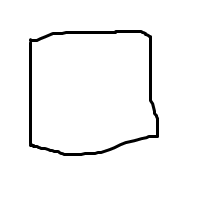
#> input picture Lab 2 - Classification Methods/images/rectangle/rec2.png, 200 x 200 px; its folder holds only this picture in this run
$ jupyter execute --allow-errors 'Lab 2 - Classification Methods - Student.ipynb'   (shell and % lines are left out)
#> lines starting #> are read from the running program, lines starting #| are printed output that depends on the picture; after the words box and inside, x2 and y2 are one past the last pixel; in counts of white or black regions, pixels touching at a corner belong together
# Classification Methods
In this lab, it is required to identify between different hand-drawn shapes; such as rectangles, circles, triangles, ellipses, polygons, etc.

We will start our first lab in this course by understanding the main pipeline of any machine learning project:

**Important Note:** **Read all the code and fill the required functions in the 'utils' notebook as you go.**

[cell 1]
#Always make all imports in the first cell of the notebook, run them all once.
import cv2
import numpy as np
import math
import glob
import matplotlib.pyplot as plt
from mpl_toolkits.mplot3d import Axes3D

# A Machine Learning (ML) project is divided into many stages:

## 1. Gathering Data (Data Acquisition):

The first real step of machine learning is gathering data. This step is very important because the **quality and quantity** of data that you gather will directly determine how good your predictive model can be.

In this lab, the data we collect will be the images of hand-drawn shapes. These hand-drawn shapes are mainly freely drawn rectangles, circles and triangles.

We define placeholders for the data as follows:
* **x_train:** This represents the images in the training set.
* **y_train:** This represents the labels of the images in the training set.

[cell 2]
x_train = []
y_train = []
shapes = ['Rectangle', 'Circle', 'Triangle']

[cell 3]
## load rectangle images
for filename in sorted(glob.glob('images/rectangle/*.png')):
    img = cv2.imread(filename) ## cv2.imread reads images in RGB format
#> img is the input picture: shape (200, 200, 3); min 0, max 255, mean 246.1
    x_train.append(img)
    y_train.append(0)

[cell 4]
## load circle images
for filename in sorted(glob.glob('images/circle/*.png')):
    img = cv2.imread(filename)
    x_train.append(img)
    y_train.append(1)

[cell 5]
## load triangle images
for filename in sorted(glob.glob('images/triangle/*.png')):
    img = cv2.imread(filename)
    x_train.append(img)
    y_train.append(2)

[cell 6]
# A good practice is to convert lists into numpy arrays. When it comes to actual machine learning algorithms,
# it is better to work with NumPy arrays.
x_train = np.asarray(x_train)
y_train = np.asarray(y_train)

print ("The size of the training set is: ", x_train.shape)
#| The size of the training set is:  (1, 200, 200, 3)

# We have 19 images of hand-drawn shapes, where each image is an RGB image of dimensions 200x200x3.
# (images, height, width, channels)

print ("The size of the labels of the training set is: ", y_train.shape)
print (y_train)

We will now visualize this dataset.

**Note: You can run the following cell multiple times to view different shapes in the dataset as well as the ground-truth value associated with this training image.**

[cell 7]
# Generate a random index from 0 to 18 inclusive.
random_index = np.random.randint(0,18)

# Plot the image.
#> (the rest of this cell did not finish here and is left out)

- - -
# 2. Data Preprocessing:

The second stage is to convert the raw data into a clean data set. In other words, whenever the data is gathered from different sources it is collected in raw format which is not feasible for the analysis. We need to prepare it to be suitable for our problem.

In this step, we will apply preprocessing to the images in **x_train** as follows:
   1. Convert RGB images to grayscale images. Use the function **cv2.cvtColor**
   2. Remove noise in images by blurring (averaging). Use the function **cv2.blur**
   3. Applying a binary threshold on the image pixels. Use the function **cv2.threshold**. The pixels having intensity less than this threshold should be considered black pixels, and white otherwise.

[cell 8]
def preprocess(img):
    # Preprocess the given image img.

    #-----------------------------------------------------------------------------------------------
    # TODO 1: Convert the image to grayscale (~1 line)
    # Hint: Check the function cv2.cvtColor in opencv.
    gray = cv2.cvtColor(img,cv2.COLOR_RGB2GRAY)
    #-----------------------------------------------------------------------------------------------

    #-----------------------------------------------------------------------------------------------
    # TODO 2: Blur the image to remove any noise in the image. (~1 line)
    # Hint: Check the function cv2.blur in opencv.
    # Hint: Pass the kernel size as an array (3, 3)
    blured = cv2.blur(gray,(3,3))    # blur the image to remove the noise
    #-----------------------------------------------------------------------------------------------

    #-----------------------------------------------------------------------------------------------
    # TODO 3: Convert the grayscale image to a binary image. Apply a threshold between 50 and 255 on the blurred image.
    #       The pixels having values less than 50 will be considered 0, and 255 otherwise. (~1 line)
    # Hint: Check the function cv2.threshold in opencv.
    # Hint: Use the type cv2.THRESH_BINARY with the type parameter.
    # Hint: This function has two return parameters. You can ignore the first one, and the second is the binary image.
    # Example: _, thresholded_img = cv2.threshold(....)
    retVal, thresholded_img =  cv2.threshold(blured,thresh=50,maxval=255,type=cv2.THRESH_BINARY)
    #-----------------------------------------------------------------------------------------------

    return thresholded_img

#> (a cell that did not finish here is left out)

[cell 10]
# We will apply the function you implemented for each image in the training set (x_train)
# and add the pre-processed images to a new list (x_train_preprocessed.)
x_train_preprocessed = []
#> x_train_preprocessed = []

for i in range(x_train.shape[0]):
    preprocessed_img = preprocess(x_train[i])
    x_train_preprocessed.append(preprocessed_img)
#> this loop made 1 pass
#> pass 1, in preprocess (call 2), `blured = cv2.blur(gray,(3,3))`:
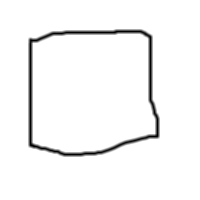
#> blured: shape (200, 200); min 0, max 255, mean 246.1
#> pass 1, in preprocess (call 2), `retVal, thresholded_img =  cv2.threshold(blured,thresh=50,maxval=255,t..`:
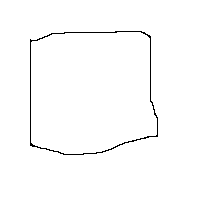
#> thresholded_img: shape (200, 200); 98.7% white; black in thin lines or dots, all inside (x1, y1, x2, y2) = (30, 31, 158, 155)
#> after the loop, x_train_preprocessed = 1 item

# Question 1: Should we do anything for y_train?

[cell 11]
# Let's inspect what happened after preprocessing

#-----------------------------------------------------------------------------------------------
# TODO 4: Convert x_train_preprocessed into numpy array.
x_train_preprocessed =  np.asarray(x_train_preprocessed)
#-----------------------------------------------------------------------------------------------

#-----------------------------------------------------------------------------------------------
# TODO 5: Print the shape of the new preprocessed training set
shape = x_train_preprocessed.shape
#> shape = (1, 200, 200)
print ("The size of the training set is: ", shape)
#| The size of the training set is:  (1, 200, 200)
#-----------------------------------------------------------------------------------------------


# Question 2: What has changed after pre-processing?

[cell 12]
# Let's visualize what happened after preprocessing

# Generate a random index from 0 to 18 inclusive.
random_index = np.random.randint(0,18)

# Plot the image before preprocessing.
#> (the rest of this cell did not finish here and is left out)

[cell 13]
# We do not need the original x_train anymore. We will work on x_train_preprocessed from now on.
x_train = x_train_preprocessed

- - -
# 3. Feature Extraction:

Now that we have clean and preprocessed data, we can use it to solve our classification problem.

This step could be either:

* **Feature Engineering:** transformation of raw data into features suitable for modeling.

* **Feature Transformation:** transformation of data to improve the accuracy of the algorithm.

* **Feature Selection:** removing unnecessary features.

The process of feature extraction in our problem can have many designs:

* One design is to extract the number of black pixels compared to the number of white pixels in each image and use this feature to differentiate between different shapes. (Is this a powerful feature?) Can you think of other features?

A more powerful set of features can be obtained by computing the convex hull of these shapes, and compare the area of this convex hull with the minimum enclosing circle, minimum enclosing rectangle and minimum enclosing triangle bounding that figure.

In the example above, the ratio between the areas of the convex hull (traingular figure) to the area of the bounding triangle will be maximum, and relatively smaller for the bounding rectangle and circle respectively.

On the other hand, if the given shape was a circle, then the ratio between the areas of the shape to the bounding circle will be maximum and smaller for the bounding rectangle and triangle.

Therefore, each image will be represented with a feature vector in three dimensions **(x, y and z)** where each component represents the ratio between the area of the figure to the area of the bounding rectangle, circle and triangle respectively.

**The images in the example above can be represented as a feature vector (0.67, 0.58, 0.92)**

We will now implement all functions needed for feature extraction.

[cell 14]
def findContourArea(img):


    # This function finds the contours of a given image (img) and returns it in the variable contours
    # as well as the area of the enclosed shape.
    contours, _ = cv2.findContours(img, cv2.RETR_TREE, cv2.CHAIN_APPROX_SIMPLE)

    # Contours can be explained simply as a curve joining all the continuous points (along the boundary),
    # having same color or intensity.
    # The contours are a useful tool for shape analysis and object detection and recognition.

    # NOTE: This function will not work correctly unless you preprocess the image properly as indicated.

    # The function findContours returns an array of contours and their hierarchy,
    # Contours is a Python list of all the contours in the image. Each individual contour is a Numpy array
    # of (x,y) coordinates of boundary points of the object.
    # The list is sorted in terms of hierarchy, this means the outmost contour is in contours[0],
    # and the second outermost contour is contours[1] and so on.

    #------------------------------------------------------------------------------------------------------
    # TODO 6 : Find the contour area of the given image (img) (~1 line)
    # Hint #1: Check the function cv2.contourArea in opencv.
    # Hint #2: Think which contour should be passed as argument to the function (which contour we should calculate its area)

    area = cv2.contourArea(contours[1])
    #------------------------------------------------------------------------------------------------------
    return area, contours

[cell 15]
def findBoundingRectangleArea(img, contours):

    # This function tries to fit the minimum bounding rectangle for the given contours.
    #------------------------------------------------------------------------------------------------------
    # TODO 7 : Find the minimum bounding rectangle that can fit the given contours. (~1 line)
    # Hint : Check the function cv2.boundingRect in opencv
    x,y,w,h = cv2.boundingRect(contours[1])
    #------------------------------------------------------------------------------------------------------
    # TODO 8 : Find the area of the bounding rectangle (~1 line)

    area = w*h

    #------------------------------------------------------------------------------------------------------

    bounding_rectangle = cv2.rectangle(cv2.cvtColor(img, cv2.COLOR_GRAY2RGB), (x, y), (x + w, y + h), (0, 255, 0), 2)
    return area, bounding_rectangle

[cell 16]
def findBoundingCircleArea(img, contours):

    # This function tries to fit the minimum bounding circle for the given contours.
    # ------------------------------------------------------------------------------------------------------
    # TODO 9 : Find the minimum enclosing circle that can fit the given contours. (~1 line)
    # Hint : Check the function cv2.minEnclosingCircle in opencv
    # Hint: the radius and the center returned from the minEnclosingCircle should be cast to integer
    center, radius = cv2.minEnclosingCircle(contours[1])
    radius = int(radius)
    center = int(center[0]),int(center[1])
    # ------------------------------------------------------------------------------------------------------

    # ------------------------------------------------------------------------------------------------------
    # TODO 10 : Find the area of the bounding rectangle (~1 line)

    area = pow(radius,2)*math.pi

    # ------------------------------------------------------------------------------------------------------

    bounding_circle = cv2.circle(cv2.cvtColor(img, cv2.COLOR_GRAY2RGB), center, radius, (0, 255, 0), 2)
    return area, bounding_circle

[cell 17]
def findBoundingTriangleArea(img, contours):
    # This function tries to fit the minimum bounding triangle for the given contours.

    # ------------------------------------------------------------------------------------------------------
    # TODO 11 : Find the minimum enclosing triangle that can fit the given contours (~ 1 line)
    # Hint : Check the function cv2.minEnclosingTriangle in opencv and place its output in the variable x
    x = cv2.minEnclosingTriangle(contours[1])
    # ------------------------------------------------------------------------------------------------------

    area = x[0]

    bounding_triangle = cv2.polylines(cv2.cvtColor(img, cv2.COLOR_GRAY2RGB), np.int32([x[1]]), True, (0, 255, 0), 2)
    return area, bounding_triangle

[cell 18]
### This code is to test your implementation.
######## DO NOT CHANGE THIS CODE ########
img = cv2.imread('images/rectangle/rec1.png')
#> (the rest of this cell did not finish here and is left out)

[cell 19]
def extract_features(img):
 # Given an image img, extract the following features.
    # 1. The ratio between the figure area and the minimum enclosing rectangle.
    # 2. The ratio between the figure area and the minimum enclosing circle.
    # 3. The ratio between the figure area and the minimum enclosing triangle.

    area, contours = findContourArea(img)
    area1, _ = findBoundingRectangleArea(img, contours)
    area2, _ = findBoundingCircleArea(img, contours)
    area3, _ = findBoundingTriangleArea(img, contours)

    features = []
    # ------------------------------------------------------------------------------------------------------
    # TODO 11 : Extract the features for img and append them in features (1~3 lines).
    features = [area/area1,area/area2,area/area3]
    # ------------------------------------------------------------------------------------------------------
    return features

[cell 20]
### This code is to test your implementation.
######## DO NOT CHANGE THIS CODE ########
expected_features = np.array([0.88, 0.61, 0.55])
#> (the rest of this cell did not finish here and is left out)

[cell 21]
# We have 19 training images. We want to represent each image using a feature vector of three dimensions.
# ------------------------------------------------------------------------------------------------------
# TODO 12 : Create a matrix of zeros to accomodate the training features for all images in the training set (~1 line)
# What should the dimensions of training_features be?
training_features = np.zeros([19,3])

# ------------------------------------------------------------------------------------------------------

We finally populate the array **training_features** with the extracted features from each image using the functions you implemented earlier.

#> (a cell that did not finish here is left out)

## Visualize the Features
A very useful step here is to visualize your features, see how they separate different classes from one another, and how they group data points from the same class closer together.

[cell 23]
# ------------------------------------------------------------------------------------------------------
# TODO 13 : Do a masking operation on training_features to retrieve features_rect, features_circle, features_tri
# x1 = np.array([1,0,0])
# x2 = np.array([0,1,0])
# x3 = np.array([0,0,1])
features_rect = np.copy(training_features[0:7])
features_circle = np.copy(training_features[7:13])
features_tri = np.copy(training_features[13:19])
# print(features_rect)

# ------------------------------------------------------------------------------------------------------

fig = plt.figure()
ax = fig.add_subplot(111, projection='3d')

# ------------------------------------------------------------------------------------------------------
ax.scatter(features_rect[:,0],features_rect[:,1], features_rect[:,2], color="red", label = "Rectangle")

# ------------------------------------------------------------------------------------------------------
ax.scatter(features_circle[:,0],features_circle[:,1], features_circle[:,2], color="green", label = "Circle")

# ------------------------------------------------------------------------------------------------------
ax.scatter(features_tri[:,0],features_tri[:,1], features_tri[:,2], color="blue", label = "Triangle")


# ------------------------------------------------------------------------------------------------------

ax.set_title('Training Data')
ax.set_xlabel('Shape/Rec.')
ax.set_ylabel('Shape/Circle')
ax.set_zlabel('Shape/Tri')

handles, labels = ax.get_legend_handles_labels()
unique = list(set(labels))
handles = [handles[labels.index(u)] for u in unique]
labels = [labels[labels.index(u)] for u in unique]

ax.legend(handles, labels)

plt.show()
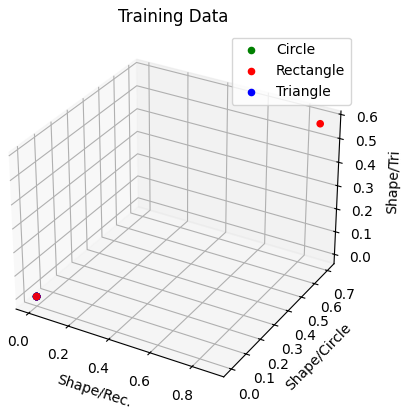
#> figure drawn by matplotlib, 1 panel

$ run again, on Lab 2 - Classification Methods/images/rectangle/rec7.png
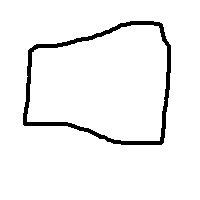
#> input picture Lab 2 - Classification Methods/images/rectangle/rec7.png, 200 x 200 px
#> img is the input picture: shape (200, 200, 3); 95.3% white; 1 black region, box (x1, y1, x2, y2) and area: (23, 21, 171, 145) 1897
#| The size of the training set is:  (1, 200, 200, 3)
#> `x_train_preprocessed = []`: x_train_preprocessed = []
#> after the loop `for i in range(x_train.shape[0]):`: x_train_preprocessed = 1 item
#| The size of the training set is:  (1, 200, 200)
#> `plt.show()`:
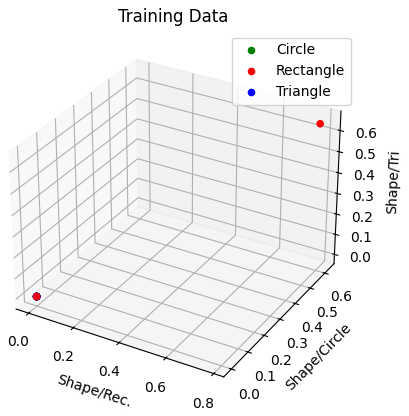
#> figure drawn by matplotlib, 1 panel
